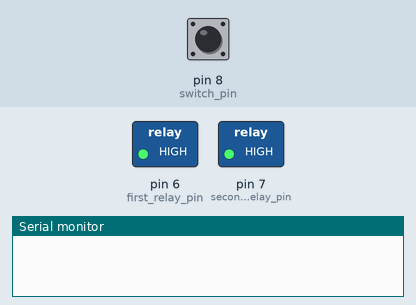
Simulated run of this sketch. Board: Arduino Uno, built with avr-gcc and run on an emulated ATmega328P. Shown: switched loads named in the sketch (green lamp = pin HIGH), the last lines printed to the serial monitor. Inputs (shaded band) come from the test bench; at power-on: pin 8 (switch_pin) HIGH.

Above: at 1.2 s.
1.3 s: pin 8 (switch_pin) pulled LOW for 0.15 s
At 2.1 s:
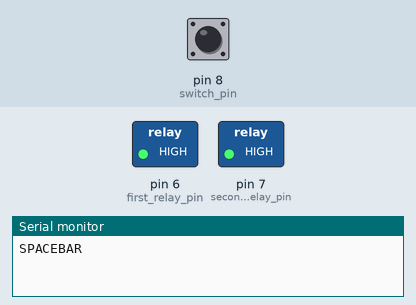
4.4 s: pin 8 (switch_pin) pulled LOW for 3.2 s
At 5.55 s:
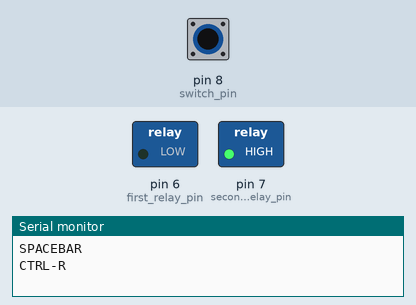
10.6 s: pin 8 (switch_pin) pulled LOW for 1 s
At 14.65 s:
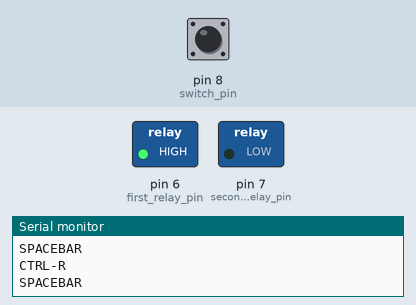
Timing chart, 0 to 16.2 s (numbered marks = the images above; inputs shaded):
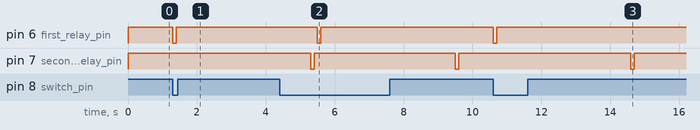

The sketch:

SCS_E3_phantom_reset_button.ino
```cpp
 /*  Author: Benjamin Low (benjamin.low@digimagic.com.sg)

    Description: Temporary solution for the Oculus Rift station to simulate two physical buttons with
    only one actual physical button. The proprietary Oculus Rift content does not allow software interface
    to reset it, so we use hardware method. The Arduino controls a two channel relay. Once it receives
    a button press signal from the actual physical button, it starts a TBD second timer
    while sending a momentary switch close to the keyboard encoder with the spacebar signal mapped to
    that connection. After TBD seconds, the second relay sends a momentary switch close to the second
    keyboard encoder connection with Ctrl-R mapped. Ctrl-R will reset the Oculus Rift content. This is
    a temporary hack because there is no time to do a second physical button. Once the Oculus Rift content done
    by us is ready, we will switch back to the normal Arduino LED button box.

    Last updated: 7 Dec 2015
*/

#define first_relay_pin 6 //connected to relay. Relay is active-low.
#define second_relay_pin 7
#define switch_pin 8 //connected to button switch

const long content_duration = 4000; //USER DEFINED SETTING


long start_time, elapsed_time; //when actual button is pressed
boolean is_button_locked; //for locking the button once pressed until the content finishes

void setup() {

  pinMode(switch_pin, INPUT_PULLUP); //active low switch
  pinMode(first_relay_pin, OUTPUT);
  pinMode(second_relay_pin, OUTPUT);

  Serial.begin(9600);

  digitalWrite(first_relay_pin, HIGH); //active low relay
  digitalWrite(second_relay_pin, HIGH);
}

void loop() {

   run_keyboard_simulation();

  if ( digitalRead(switch_pin) == LOW && is_button_locked == false ) {

    start_time = millis();
    is_button_locked = true;

    write_keyboard_press(first_relay_pin);
    Serial.println("SPACEBAR");
  }

  elapsed_time = millis() - start_time;
//  Serial.println(elapsed_time);

  if (elapsed_time > content_duration && is_button_locked == true ) {

    write_keyboard_press(second_relay_pin);
    is_button_locked = false;

    Serial.println("CTRL-R");
  }
}

void run_keyboard_simulation() {

  if (Serial.available()) {

    char my_command = Serial.read();

    if (my_command == '1') {

      start_time = millis();
      is_button_locked = true;

      write_keyboard_press(first_relay_pin);
      Serial.println("SPACEBAR");

    }

    else if (my_command == '2') {

      write_keyboard_press(second_relay_pin);
      Serial.println("CTRL-R");
    }

  }
}

void write_keyboard_press (int which_pin) {

  digitalWrite(which_pin, LOW);
  delay(100);
  digitalWrite(which_pin, HIGH);
  delay(100);
}
```

Measured:
- after the input at 1.3 s, pin 6 (first_relay_pin): HIGH → LOW at once, → HIGH 0.10 s later
- after the input at 4.4 s, pin 6 (first_relay_pin): HIGH → LOW after 1.1 s, → HIGH 0.10 s later
- after the input at 10.6 s, pin 6 (first_relay_pin): HIGH → LOW at once, → HIGH 0.10 s later; pin 7 (second_relay_pin): HIGH → LOW after 4.0 s, → HIGH 0.10 s later
- by itself, pin 7 (second_relay_pin): alternates HIGH for 4.1 s and LOW for 0.10 s
